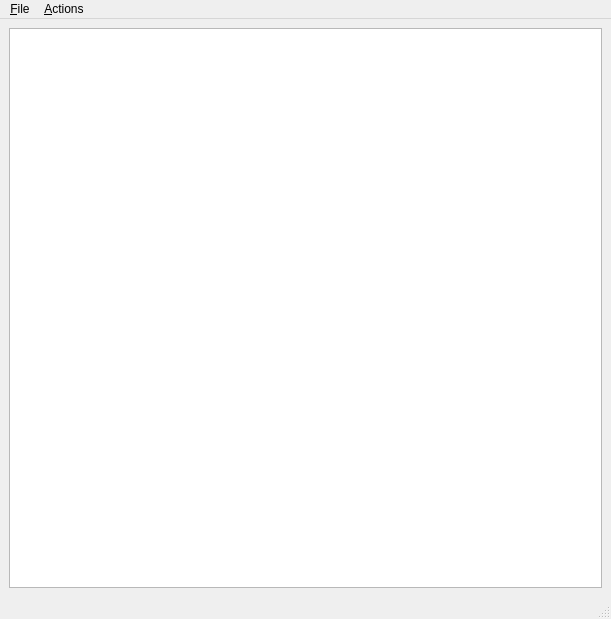
<?xml version="1.0" encoding="UTF-8"?>
<ui version="4.0">
 <class>MainWindow</class>
 <widget class="QMainWindow" name="MainWindow">
  <property name="geometry">
   <rect>
    <x>0</x>
    <y>0</y>
    <width>611</width>
    <height>619</height>
   </rect>
  </property>
  <property name="windowTitle">
   <string>Editable Tree Model</string>
  </property>
  <widget class="QWidget" name="centralwidget">
   <layout class="QGridLayout" name="gridLayout">
    <item row="0" column="0">
     <widget class="QTreeView" name="view02"/>
    </item>
   </layout>
  </widget>
  <widget class="QMenuBar" name="menubar">
   <property name="geometry">
    <rect>
     <x>0</x>
     <y>0</y>
     <width>611</width>
     <height>22</height>
    </rect>
   </property>
   <widget class="QMenu" name="fileMenu">
    <property name="title">
     <string>&amp;File</string>
    </property>
    <addaction name="exitAction"/>
   </widget>
   <widget class="QMenu" name="actionsMenu">
    <property name="title">
     <string>&amp;Actions</string>
    </property>
    <addaction name="insertRowAction"/>
    <addaction name="insertColumnAction"/>
    <addaction name="separator"/>
    <addaction name="removeRowAction"/>
    <addaction name="removeColumnAction"/>
    <addaction name="separator"/>
    <addaction name="insertChildAction"/>
   </widget>
   <addaction name="fileMenu"/>
   <addaction name="actionsMenu"/>
  </widget>
  <widget class="QStatusBar" name="statusbar"/>
  <action name="exitAction">
   <property name="text">
    <string>E&amp;xit</string>
   </property>
   <property name="shortcut">
    <string>Ctrl+Q</string>
   </property>
  </action>
  <action name="insertRowAction">
   <property name="text">
    <string>Insert Row</string>
   </property>
   <property name="shortcut">
    <string>Ctrl+I, R</string>
   </property>
  </action>
  <action name="removeRowAction">
   <property name="text">
    <string>Remove Row</string>
   </property>
   <property name="shortcut">
    <string>Ctrl+R, R</string>
   </property>
  </action>
  <action name="insertColumnAction">
   <property name="text">
    <string>Insert Column</string>
   </property>
   <property name="shortcut">
    <string>Ctrl+I, C</string>
   </property>
  </action>
  <action name="removeColumnAction">
   <property name="text">
    <string>Remove Column</string>
   </property>
   <property name="shortcut">
    <string>Ctrl+R, C</string>
   </property>
  </action>
  <action name="insertChildAction">
   <property name="text">
    <string>Insert Child</string>
   </property>
   <property name="shortcut">
    <string>Ctrl+N</string>
   </property>
  </action>
 </widget>
 <resources/>
 <connections/>
</ui>
